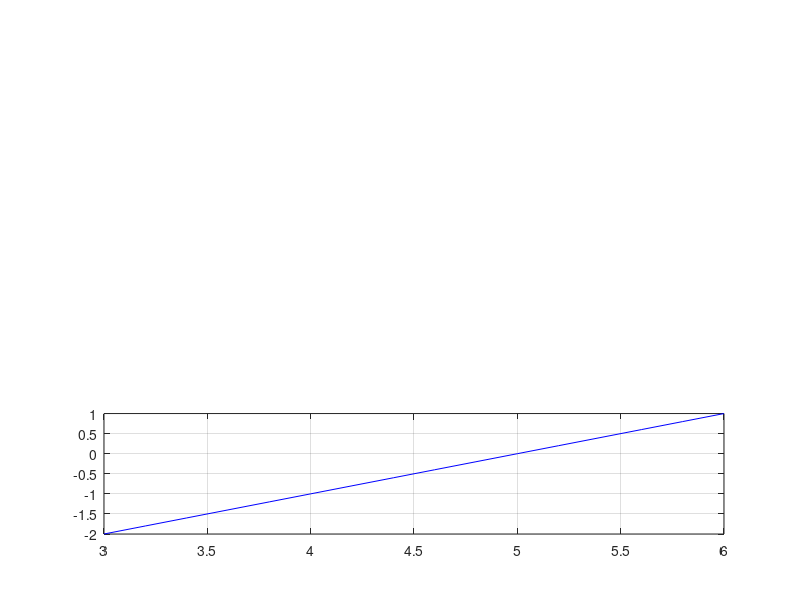

This chart was generated by the following MATLAB code:
%200ms
hold on,xlabel('t [s]'),ylabel('A [V]')
x = 0: 0.2: 3;
y = -x+1;
subplot(3,1,3)
plot(x, y, 'b')
x=3:0.2:6;
y = x-5;
plot(x,y,'b'),grid